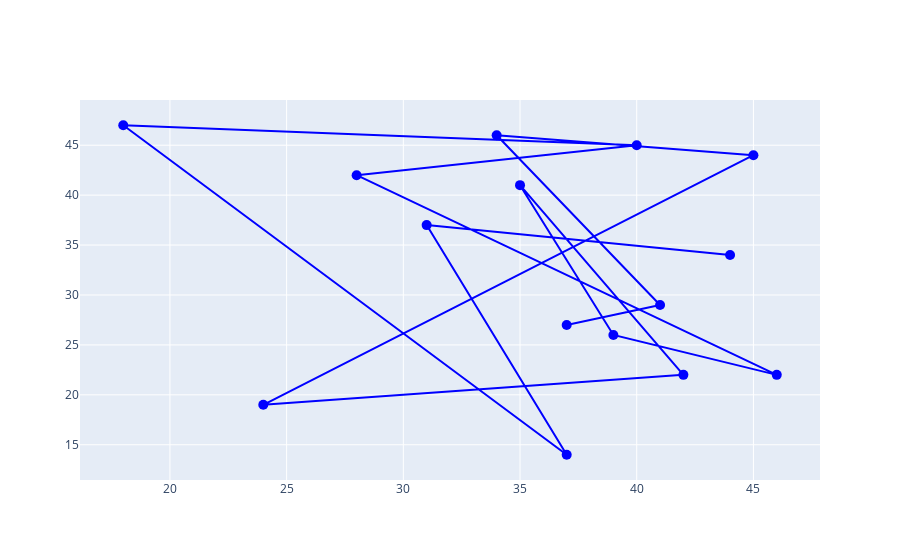

Notebook source saved alongside this figure:
### Code cell
fig = go.Figure(
    data = go.Scatter(
        x = abc, 
        y = xyz, 
        mode = "markers+lines", 
        marker = dict(color = "blue", size = 10),
        hoverinfo = "x+y"
    ))
fig.show()

### Figure 1 — Plotly figure (JSON) as saved in the notebook; plotly's stock layout.template omitted (floating-point values rounded to 4 significant figures)
{"data": [{"hoverinfo": "x+y", "marker": {"color": "blue", "size": 10}, "mode": "markers+lines", "type": "scatter", "x": [44, 31, 37, 18, 40, 28, 46, 39, 35, 42, 24, 45, 34, 41, 37], "y": [34, 37, 14, 47, 45, 42, 22, 26, 41, 22, 19, 44, 46, 29, 27]}], "layout": {"autosize": true, "xaxis": {"autorange": true, "range": [16.22, 47.78], "type": "linear"}, "yaxis": {"autorange": true, "range": [10.63, 50.37], "type": "linear"}}}
